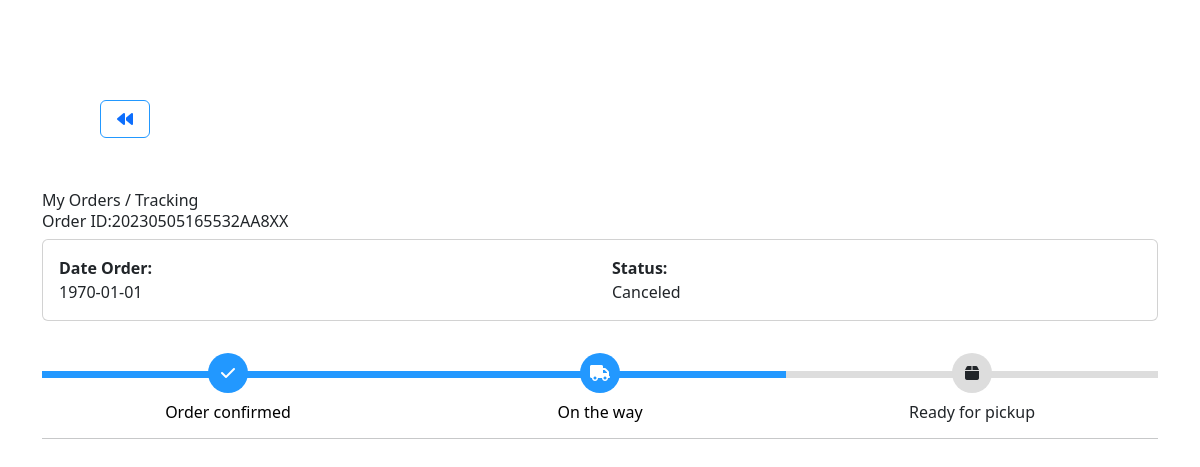
/Status_History.php?IDDHPK=10, run on the app's committed database.
### tables this page shows
CREATE TABLE `donhang_pk` (
  `IDDHPK` int(11) NOT NULL,
  `MaDHPK` varchar(20) NOT NULL,
  `MaPK` varchar(10) NOT NULL,
  `SoLuong` int(11) NOT NULL,
  `MaHDPK` varchar(20) NOT NULL,
  `Gia` double NOT NULL,
  `MaKH` varchar(100) NOT NULL,
  `NgayDat` date NOT NULL,
  `NgayGiao` date DEFAULT NULL,
  `TrangthaiDH` varchar(100) NOT NULL
);

### Status_History.php (the view, shortened to what this page needs)
<!DOCTYPE html>
<html lang="en">
<head>
    <link rel="stylesheet" type="text/css" href="https://stackpath.bootstrapcdn.com/bootstrap/4.3.1/css/bootstrap.min.css">
	<link rel="stylesheet" href="https://stackpath.bootstrapcdn.com/font-awesome/4.7.0/css/font-awesome.min.css">
	<link rel="stylesheet" type="text/css" href="css/style_order.css">
	<link rel="stylesheet" href="https://cdnjs.cloudflare.com/ajax/libs/font-awesome/6.4.0/css/all.min.css" />
	<link href="https://cdn.jsdelivr.net/npm/bootstrap@5.3.0-alpha2/dist/css/bootstrap.min.css" rel="stylesheet">
</head>
<body>
    <?php
    $servername = "localhost";
    $username = "root";
    $password = "";
    $dbname = "sql_daphp";
    $conn = mysqli_connect($servername, $username, $password, $dbname);
    if($_GET['type']=='car'){
        $id = $_GET['IDDH'];
        $sql1 = "SELECT * FROM hoadon h, donhang d WHERE h.MaDH = d.MaDH and IDDH = '$id'";
        $result1 = mysqli_query($conn, $sql1);
        $row1 = mysqli_fetch_assoc($result1);
    }
    else{
        $id = $_GET['IDDHPK'];
        $sql2 = "SELECT * FROM hoadon_pk h, donhang_pk d WHERE h.MaHDPK = d.MaHDPK and IDDHPK = '$id' ";
        $result2 = mysqli_query($conn, $sql2);
        $row2 = mysqli_fetch_assoc($result2);
    }
     ?>
    <a href="account-setting.php"><button type="button" class="btn btn-outline-primary" style="border-color: #2298ff; margin-left: 100px; margin-top: 100px; width: 50px;" ><i class="fa-solid fa-backward"></i></button></a>
    <div class="container">
        <header class="card-header"> My Orders / Tracking </header>
        <div class="card-body">
            <?php
            if($_GET['type']=='car'){
                echo('<h6>Order ID:' .$row1['MaDH'].'</h6>');
            }
            else {
                echo('<h6>Order ID:' .$row2['MaDHPK'].'</h6>');
            }
             ?>
            <article class="card">
                <div class="card-body row">
                    <div class="col"> <strong>Date Order:</strong><br><?php
                    if($_GET['type']=='car'){
                        echo($row1['NgayDat']);
                    }
                    else{
                        echo($row2['NgayDat']);
                    }
                    ?></div>
                    <div class="col"> <strong>Status:</strong> <br> <?php
                    if($_GET['type']=='car'){
                        echo($row1['TrangThaiDH']);
                    }
                    else {
                        echo($row2['TrangthaiDH']);
                    }
                    ?> </div>
                </div>
            </article>
            <div class="track">
                <div class="step active"> <span class="icon"> <i class="fa fa-check"></i> </span> <span class="text">Order confirmed</span> </div>
                <div class="step active"> <span class="icon"> <i class="fa fa-truck"></i> </span> <span class="text"> On the way </span> </div>
                <?php  if($_GET['type']=='car'){
                        if($row1['TrangThaiDH']== 'Shipped'){ ?>
                            <div class="step active"> <span class="icon"> <i class="fa fa-box"></i> </span> <span class="text">Ready for pickup</span> </div>
                        <?php }
                    }
                    else { ?>
                        <div class="step"> <span class="icon"> <i class="fa fa-box"></i> </span> <span class="text">Ready for pickup</span> </div>
                    <?php } ?>
            </div>
        </div>
        <hr>
    </div>
</body>
</html>

### css/style_order.css (style rules this page uses)
.container { margin-top:50px;margin-bottom: 50px }
.card { position: relative;display: -webkit-box;display: -ms-flexbox;display: flex;-webkit-box-orient: vertical;-webkit-box-direction: normal;-ms-flex-direction: column;flex-direction: column;min-width: 0;word-wrap: break-word;background-color: #fff;background-clip: border-box;border: 1px solid rgba(0, 0, 0, 0.1);border-radius: 0.10rem }
.card-header:first-child { border-radius: calc(0.37rem - 1px) calc(0.37rem - 1px) 0 0 }
.card-header { padding: 0.75rem 1.25rem;margin-bottom: 0;background-color: #fff;border-bottom: 1px solid rgba(0, 0, 0, 0.1) }
.track { position: relative;background-color: #ddd;height: 7px;display: -webkit-box;display: -ms-flexbox;display: flex;margin-bottom: 60px;margin-top: 50px }
.track .step { -webkit-box-flex: 1;-ms-flex-positive: 1;flex-grow: 1;width: 25%;margin-top: -18px;text-align: center;position: relative }
.track .step.active:before { background: #2298ff }
.track .step::before { height: 7px;position: absolute;content: "";width: 100%;left: 0;top: 18px }
.track .step.active .icon { background: #2298ff;color: #fff }
.track .icon { display: inline-block;width: 40px;height: 40px;line-height: 40px;position: relative;border-radius: 100%;background: #ddd }
.track .step.active .text { font-weight: 400;color: #000 }
.track .text { display: block;margin-top: 7px }

### data on the page
donhang_pk: MaDHPK "20230505165532AA8XX", NgayDat "1970-01-01", TrangthaiDH "Canceled"
